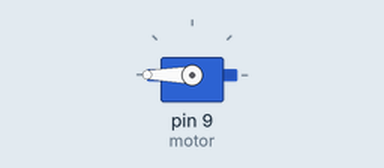
Recording of a sketch running on a simulated Arduino Uno, built with avr-gcc and run on an emulated ATmega328P. Shown: servo.

Above: at 0.05 s.
At 0.75 s:
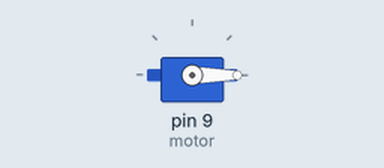
At 1.5 s:
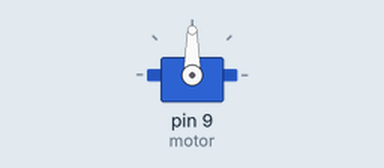
Timing chart, 0 to 3.5 s (numbered marks = the images above):
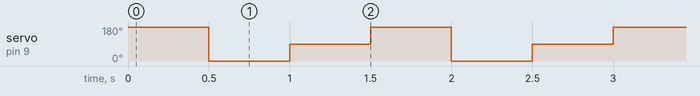

Measured:
- by itself, servo on pin 9 (motor): repeats every 1.5 s: 90° 0.50 s, 180° 0.50 s, 0° 0.50 s

The sketch:

aula2.ino
```cpp
// Inclusão da biblioteca Servo
#include <Servo.h>

//dá o nome "motor" para o servo-motor
Servo motor;

//nesta parte do programa damos as denições
void setup() {

  //diz que o motor está ligado ao pino 9
  motor.attach(9);

}

//nesta parte do programa temos os comandos que se repetem
void loop() {

  //comando para mandar o servo para a posição 180
  motor.write(180);

  //espera 500 ms
  delay(500);

  //comando para mandar o servo para a posição 0
  motor.write(0);

  //espera 500 ms
  delay(500);

  //comando para mandar o servo para a posição 90
  motor.write(90);

  //espera 500 ms
  delay(500);
}
```
